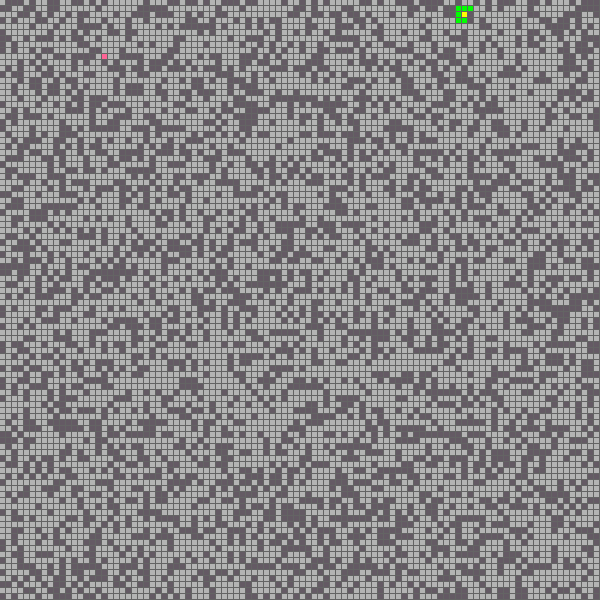
Frame 1 (no input)
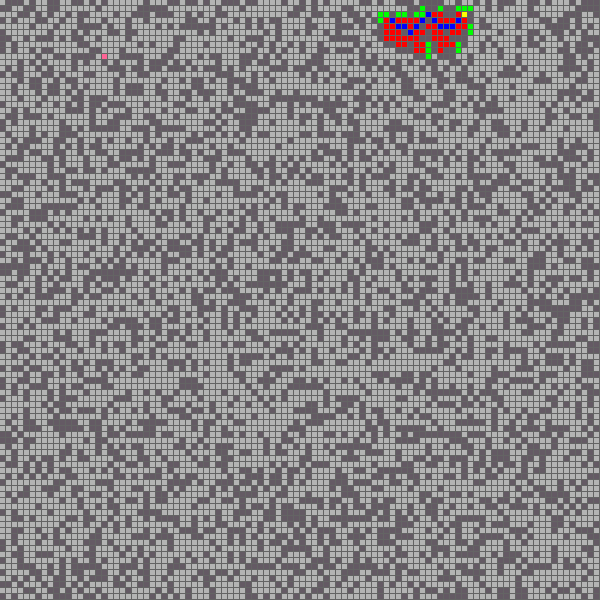
Frame 60 (no input)
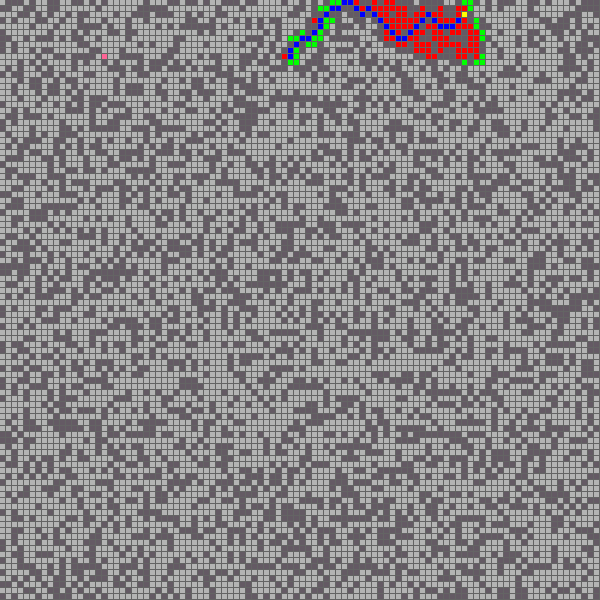
Frame 120 (the mouse pressed at the canvas centre since frame 60)

The p5.js sketch that drew these frames (run headless with seeded random() and noise() and a simulated clock; from frame 60 on, the mouse is pressed at the canvas centre):

// p5.js sketch
// ── sketch.js
  function removeFromArray(arr, elt) {
    for (var i = arr.length - 1; i >= 0; i--) {
      if (arr[i] == elt) {
        arr.splice(i, 1);
      }
    }
  }

  function heuristic(a, b) {
    var d = abs(a.x - b.x) + abs(a.y - b.y);
    return d;
  }


  //Setup Values
  var cols = 100;
  var rows = 100;
  var canH = 600;
  var canW = 600;
  var wallVal = 35;
  
  
  var grid = new Array(cols);
  var openSet = [];
  var closedSet = [];
  var start;
  var end;
  var w, h;
  var path = [];
  var nosolution = false;


  function Spot(i, j) {
    this.start = false;
    this.end = false;
    this.x = i;
    this.y = j;
    this.f = 0;
    this.g = 0;
    this.h = 0;
    this.neighbors = [];
    this.previous = undefined;
    this.wall = false;

    if (random(1) < (float)(wallVal/100)) {
      this.wall = true;
    }


    this.show = function(col) {
      fill(col);
      if (this.wall) {
        fill(100, 90, 100);
      }
      if(this.start){
        fill(255,255,0);
      }
      if(this.end){
        fill(255, 100, 150);
      }
      noStroke();
      rect(this.x * w, this.y * h, w - 1, h - 1);
    }

    this.addNeighbors = function(grid) {
      if (this.x < cols - 1) {
        this.neighbors.push(grid[this.x + 1][this.y]);

        if (this.y < rows - 1 
        && (!grid[this.x+1][this.y].wall || !grid[this.x][this.y + 1].wall)) {
          this.neighbors.push(grid[this.x + 1][this.y + 1]);
        }
        if (this.y > 0
        && (!grid[this.x + 1][this.y].wall || !grid[this.x][this.y - 1].wall)) {
          this.neighbors.push(grid[this.x + 1][this.y - 1]);
        }

      }


      if (this.x > 0) {
        this.neighbors.push(grid[this.x - 1][this.y]);
        
        if (this.y < rows - 1
        && (!grid[this.x - 1][this.y].wall || !grid[this.x][this.y + 1].wall)) {
          this.neighbors.push(grid[this.x -1][this.y + 1]);
        }
        if (this.y > 0
        && (!grid[this.x - 1][this.y].wall || !grid[this.x][this.y - 1].wall)) {
          this.neighbors.push(grid[this.x - 1][this.y - 1]);
        }
        
      }
      if (this.y < rows - 1) {
        this.neighbors.push(grid[this.x][this.y + 1]);
      }
      if (this.y > 0) {
        this.neighbors.push(grid[this.x][this.y - 1]);
      }

    }


  }

  function setup() {
    createCanvas(canW, canH);
  
    

    w = width / cols;
    h = height / rows;

    for (var i = 0; i < cols; i++) {
      grid[i] = new Array(rows);
    }

    for (i = 0; i < cols; i++) {
      for (j = 0; j < rows; j++) {
        grid[i][j] = new Spot(i, j);
      }
    }

    for (i = 0; i < cols; i++) {
      for (j = 0; j < rows; j++) {
        grid[i][j].addNeighbors(grid);
      }
    }

    

    //start = grid[0][0];
    start = grid[(int)(random(0, cols-1))][(int)(random(0, rows - 1))];
    start.wall = false;
    start.start = true;
    end = grid[(int)(random(0, cols-1))][(int)(random(0, rows - 1))];
    //end = grid[cols - 1][rows - 1];
    end.wall = false;
    end.end = true;


    openSet.push(start);
  }

  function draw() {

    if (openSet.length > 0) {

      var winner = 0;
      for (var i = 0; i < openSet.length; i++) {
        if (openSet[i].f < openSet[winner].f) {
          winner = i;
        }
      }

      var current = openSet[winner];

      if (current === end) {

        console.log('DONE!');
        noLoop();

      }

      removeFromArray(openSet, current);
      closedSet.push(current);

      var neighbors = current.neighbors;
      for (var i = 0; i < neighbors.length; i++) {
        var neighbor = neighbors[i];

        if (!closedSet.includes(neighbor) && !neighbor.wall) {
          var tempG = current.g + 1;

          var newPath = false;

          if (openSet.includes(neighbor)) {
            if (tempG < neighbor.g) {
              neighbor.g = tempG;
              newPath = true;
            }
          } else {
            neighbor.g = tempG;
            newPath = true
            openSet.push(neighbor);
          }

          if (newPath) {
            neighbor.h = heuristic(neighbor, end);
            neighbor.f = neighbor.g + neighbor.h;
            neighbor.previous = current;
          }


        }

      }


    } else {
      nosolution = true;
      console.log('No solution');
      noLoop();
    }

    background(100);

    for (var i = 0; i < cols; i++) {
      for (var j = 0; j < rows; j++) {
        grid[i][j].show(color(180));
      }
    }

    for (var i = 0; i < closedSet.length; i++) {
      closedSet[i].show(color(255, 0, 0));
    }

    for (var i = 0; i < openSet.length; i++) {
      openSet[i].show(color(0, 255, 0));
    }


    if (!nosolution) {
      path = [];
      var temp = current;
      path.push(temp);
      while (temp.previous) {
        path.push(temp.previous);
        temp = temp.previous;
      }
    }


    for (var i = 0; i < path.length; i++) {
      path[i].show(color(0, 0, 255));
    }


  }
